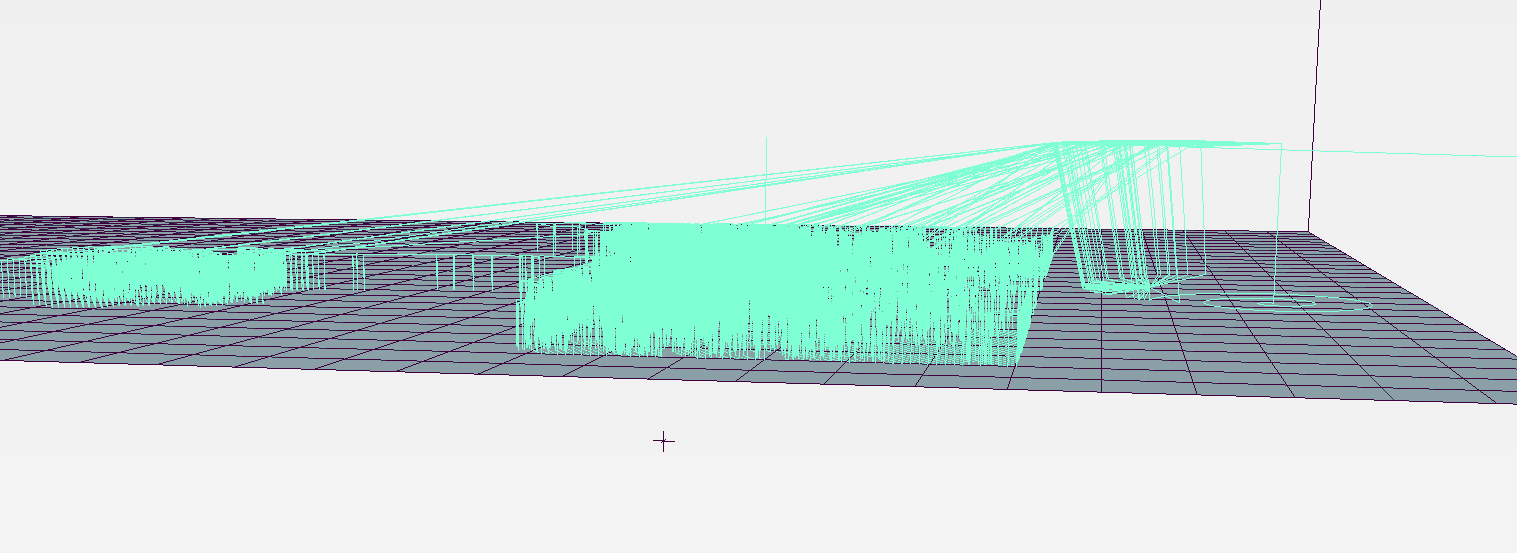
#> input picture gcode.png, 1517 x 553 px
$ python line_conce_var8_optimized.py gcode.png out.png
#> lines starting #> are read from the running program, lines starting #| are printed output that depends on the picture; after the words box and inside, x2 and y2 are one past the last pixel; in counts of white or black regions, pixels touching at a corner belong together
import math
import argparse
import random
import numpy as np
from PIL import Image
from scipy import ndimage
import time

class PathOptimizer:
    """Ultra-hitra optimizacija poti (Spatial Sort + NN)."""
    @staticmethod
    def optimize(paths, start_pos):
        num_paths = len(paths)
        if num_paths == 0: return []

        if num_paths > 5000:
            return sorted(paths, key=lambda p: (p[0][0] // 20, p[0][1] if (p[0][0] // 20) % 2 == 0 else -p[0][1]))

        optimized = []
        remaining = list(paths)
        curr = np.array(start_pos)
        while remaining:
            idx = min(range(len(remaining)), key=lambda i: math.hypot(remaining[i][0][0]-curr[0], remaining[i][0][1]-curr[1]))
            path = remaining.pop(idx)
            optimized.append(path)
            curr = np.array(path[-1])
        return optimized

class UltraPainter:
    def __init__(self, cfg):
        self.cfg = cfg
        self.gcode = []
        self.dist_since_dip = 0
        self.current_pos = (cfg['dip_x'], cfg['dip_y'])
        self.current_max_dist = random.uniform(cfg['min_dist'], cfg['max_dist'])

    def _set_speed(self, mode='travel'):
        c = self.cfg
        accel = c['accel_travel'] if mode == 'travel' else c['accel_paint']
        feed = c['feed'] if mode == 'travel' else c['feed_paint']
        self.gcode.append("M400")
        self.gcode.append(f"M204 P{accel} T{accel}")
        self.gcode.append(f"G1 F{feed}")

    def _perform_dip_and_travel(self, target_x, target_y):
        c = self.cfg
        self.gcode.append(f"\n; --- CIKEL NAMAKANJA ---")
        self.gcode.append(f"G0 Z{c['z_low']:.3f} F3000")
        self._set_speed('travel')
        ax, ay = c['dip_x'] + random.uniform(-c['dip_jitter'], c['dip_jitter']), c['dip_y'] + random.uniform(-c['dip_jitter'], c['dip_jitter'])
        self.gcode.append(f"G0 X{ax:.3f} Y{ay:.3f} Z{c['z_high']:.3f}")
        self.gcode.append(f"G1 Z{c['dip_z']:.3f} F3000")

        num_steps = int(c['dip_spiral_loops'] * 4)
        for i in range(num_steps):
            ang = i * (math.pi / 2)
            r = (i / num_steps) * c['dip_spiral_r']
            self.gcode.append(f"G1 X{ax + r*math.cos(ang):.3f} Y{ay + r*math.sin(ang):.3f} F2500")

        dx, dy = target_x - c['dip_x'], target_y - c['dip_y']
        dist = math.hypot(dx, dy)
        wx = c['dip_x'] + (dx/dist * c['wipe_r']) if dist > 0 else c['dip_x'] + c['wipe_r']
        wy = c['dip_y'] + (dy/dist * c['wipe_r']) if dist > 0 else c['dip_y']

        self.gcode.append(f"G0 Z{c['z_wipe_exit']:.3f} F3000")
        self.gcode.append(f"G0 X{wx:.3f} Y{wy:.3f}")
        self.gcode.append(f"G0 Z{c['z_high']:.3f} F3000")
        self.gcode.append(f"G0 X{target_x:.3f} Y{target_y:.3f} Z{c['z_low']:.3f}")

        self.dist_since_dip = 0
        self.current_max_dist = random.uniform(c['min_dist'], c['max_dist'])
        self.current_pos = (target_x, target_y)

    def generate(self, img_path):
#> called with img_path = 'gcode.png'
        c = self.cfg
        img = Image.open(img_path).convert('L').transpose(Image.FLIP_TOP_BOTTOM)
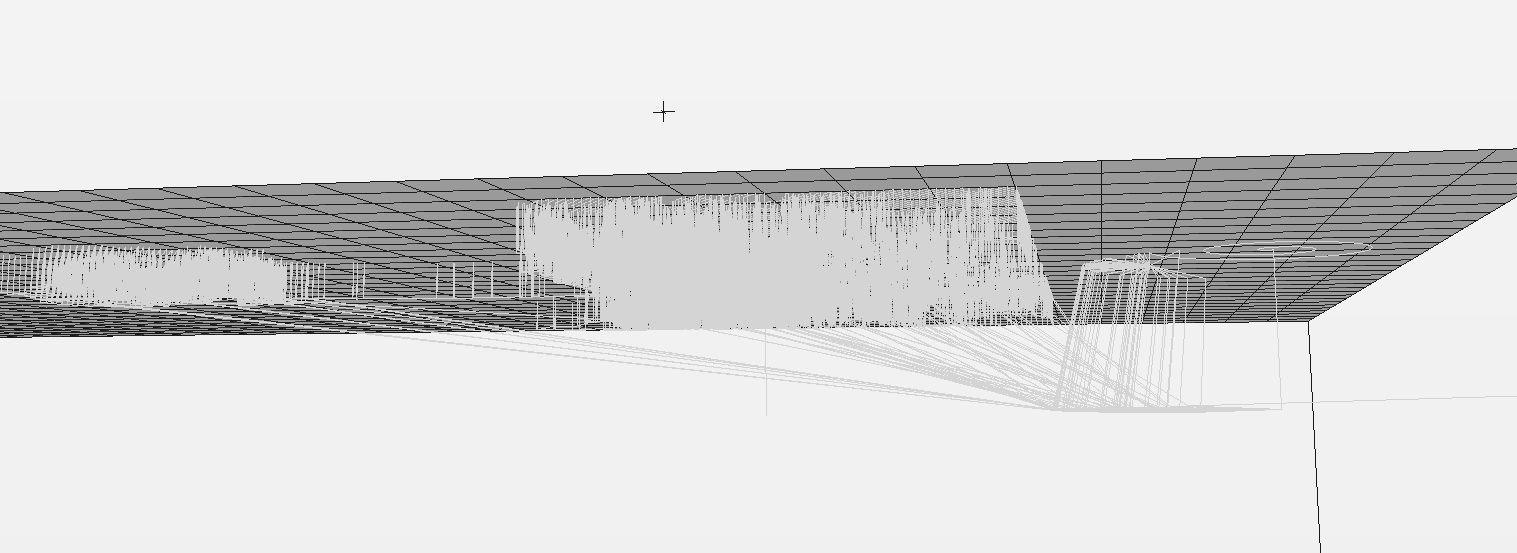
#> img: PIL image 1517x553 L; min 26, max 243, mean 218
        img = img.point(lambda p: 0 if p < 140 else 255)
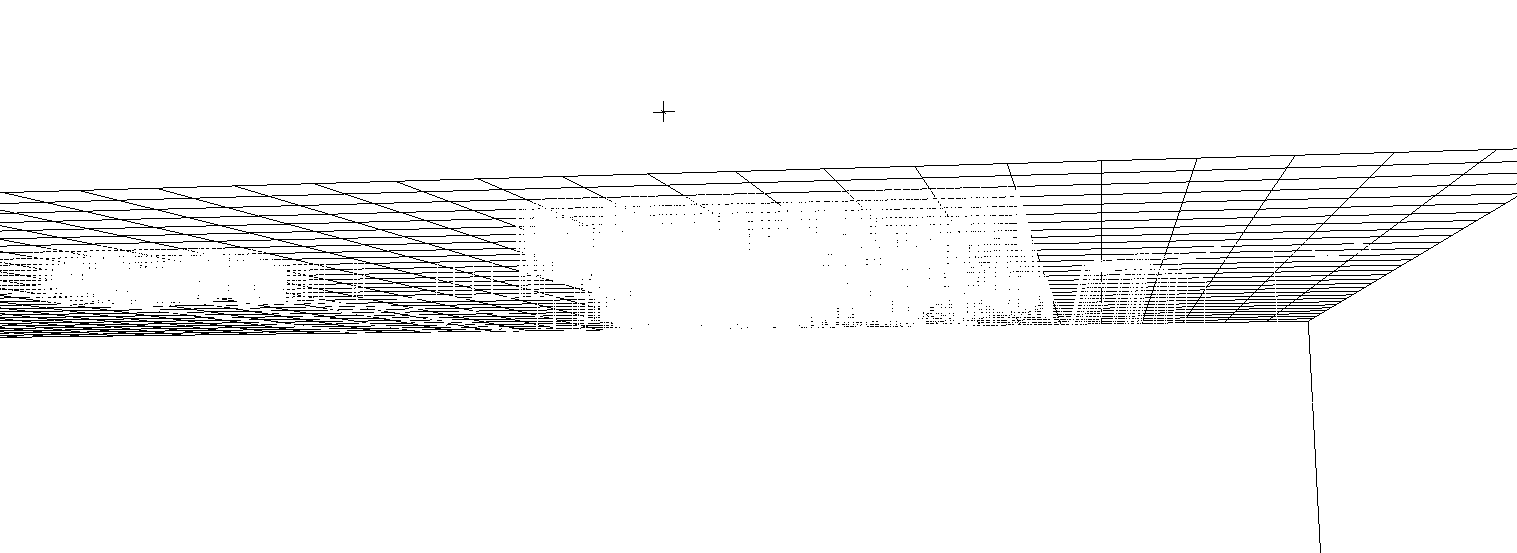
#> img: PIL image 1517x553 L; 96.2% white; black in thin lines or dots, all inside (x1, y1, x2, y2) = (0, 101, 1517, 553)

        res = 4.8
        tw, th = int(c['target_width']*res), int(c['target_width']*(img.height/img.width)*res)
#> tw = 4944; th = 1802
        img = img.resize((tw, th), Image.Resampling.NEAREST)
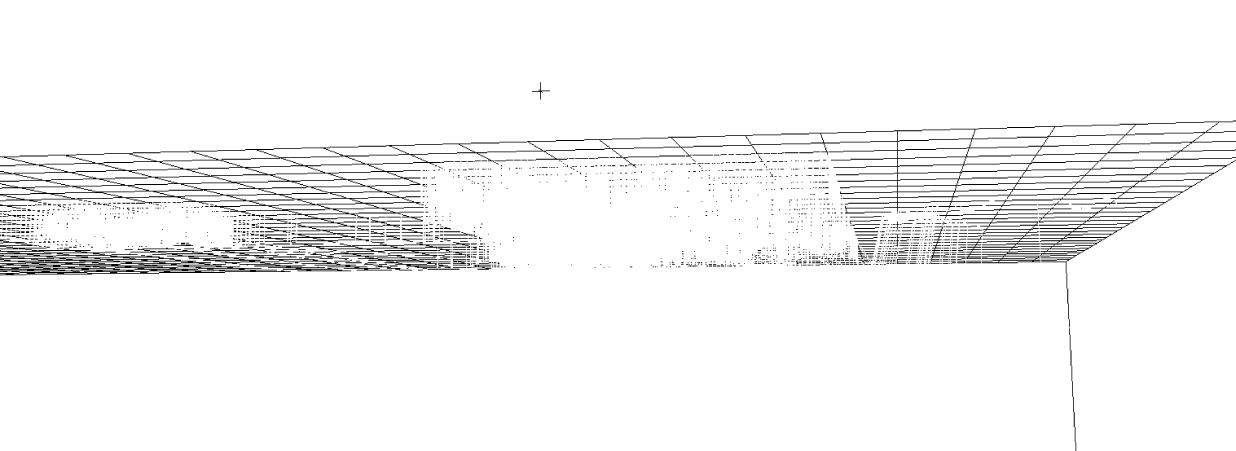
#> img: PIL image 4944x1802 L (shown at 1/4 size); 96.2% white; 1748 black regions (864 under 20 px), largest, box (x1, y1, x2, y2) and area: (0, 482, 4944, 1310) 165707, (0, 958, 1163, 1101) 41862, (3842, 847, 4162, 1053) 14984
        arr = np.array(img) < 140
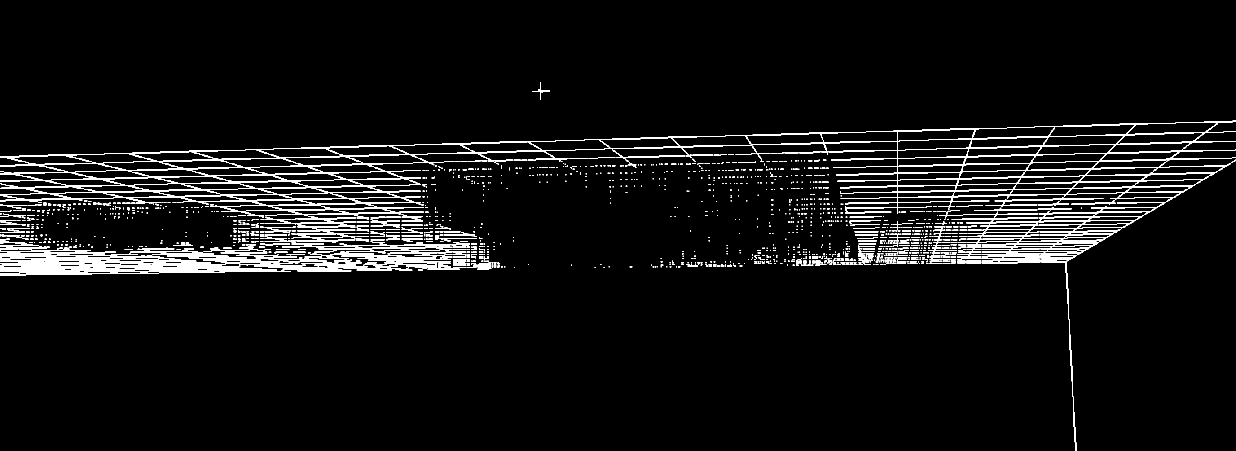
#> arr: shape (1802, 4944) bool (shown at 1/4 size); 3.8% white; 1748 white regions (864 under 20 px), largest, box (x1, y1, x2, y2) and area: (0, 482, 4944, 1310) 165707, (0, 958, 1163, 1101) 41862, (3842, 847, 4162, 1053) 14984

        raw_paths = []
        step_px = int((c['brush_w'] * (1 - c['overlap'])) * res)

        if c['infill_type'] == 'concentric':
            temp_arr = arr.copy()
            erosion_steps = max(1, step_px)
            while temp_arr.any():
                edges = temp_arr ^ ndimage.binary_erosion(temp_arr, structure=np.ones((3,3)))
                for y in range(edges.shape[0]):
                    line = []
                    for x in range(edges.shape[1]):
                        if edges[y, x]:
                            line.append((x/res + c['x_off'], y/res + c['y_off']))
                        else:
                            if len(line) > 1: raw_paths.append(line)
                            line = []
                    if len(line) > 1: raw_paths.append(line)
                temp_arr = ndimage.binary_erosion(temp_arr, iterations=erosion_steps)

        else:
            # LINES INFILL - generiraj črte s ROTIRANIM PATTERNOM
            angle_rad = math.radians(c.get('infill_angle', 0))
            cos_a = math.cos(angle_rad)
            sin_a = math.sin(angle_rad)
            h, w = arr.shape
#> h = 1802; w = 4944
            cx, cy = w / 2.0, h / 2.0
#> cx = 2472; cy = 901

            # V rotiranem koordinatnem sistemu generiraj črte
            diag = int(math.hypot(w, h)) + 10
#> diag = 5272

            for y_rot in range(-diag, diag, max(1, step_px)):
                line = []
                for x_rot in range(-diag, diag):
                    # Transform from rotated to original coordinates
                    orig_x = int(cx + x_rot * cos_a - y_rot * sin_a)
                    orig_y = int(cy + x_rot * sin_a + y_rot * cos_a)

                    # Check if inside bounds and active
                    if 0 <= orig_x < w and 0 <= orig_y < h and arr[orig_y, orig_x]:
                        # Transform back to real world coordinates
                        real_x = orig_x / res + c['x_off']
                        real_y = orig_y / res + c['y_off']
                        line.append((real_x, real_y))
                    else:
                        if len(line) > 1:
                            raw_paths.append(line)
                        line = []

                if len(line) > 1:
                    raw_paths.append(line)

        # OPTIMIZACIJA
        paths = PathOptimizer.optimize(raw_paths, (c['dip_x'], c['dip_y']))

        self.gcode = ["G90", "G21"]
        if paths:
            self._perform_dip_and_travel(paths[0][0][0], paths[0][0][1])
            for path in paths:
                # BIDIRECTIONAL (v obe smeri)
                dist_to_start = math.hypot(path[0][0] - self.current_pos[0], path[0][1] - self.current_pos[1])
                dist_to_end = math.hypot(path[-1][0] - self.current_pos[0], path[-1][1] - self.current_pos[1])
                if dist_to_end < dist_to_start: path = path[::-1]

                self._set_speed('travel')
                self.gcode.append(f"G0 X{path[0][0]:.3f} Y{path[0][1]:.3f} Z{c['z_low']:.3f}")
                self._set_speed('paint')
                self.gcode.append(f"G1 Z{c['z_paint']:.3f} F2500")
                self.current_pos = path[0]

                for i in range(1, len(path)):
                    px, py = path[i]
                    dist = math.hypot(px - self.current_pos[0], py - self.current_pos[1])
                    if (self.dist_since_dip + dist) > self.current_max_dist:
                        self.gcode.append(f"G0 Z{c['z_low']:.3f} F3000")
                        self._perform_dip_and_travel(px, py)
                        self._set_speed('paint')
                        self.gcode.append(f"G1 Z{c['z_paint']:.3f} F2500")
                    self.gcode.append(f"G1 X{px:.3f} Y{py:.3f}")
                    self.dist_since_dip += dist
                    self.current_pos = (px, py)
                self.gcode.append(f"G0 Z{c['z_low']:.3f} F3000")
#> after the loop, self.dist_since_dip = 105.6

        self.gcode.append("M400")
        self.gcode.append(f"G0 Z{c['z_high']:.3f} F3000\nM2")
        return "\n".join(self.gcode)

if __name__ == "__main__":
    parser = argparse.ArgumentParser()
    parser.add_argument("input"); parser.add_argument("output")
    args = parser.parse_args()

    config = {
        'target_width': 1030.0,
        'brush_w':      1.3,
        'overlap':      0.15,
        'infill_type':  'lines',
        'infill_angle': 90.0,    # Poljuben kot: 0, 45, 90, -45 itd.
        'min_dist':     240.0,
        'max_dist':     280.0,
        'z_paint':      0.0,
        'z_low':        2.2,
        'z_high':       31.0,
        'z_wipe_exit':  16.0,
        'x_off':        252.0,
        'y_off':        231.0,
        'dip_x':        66.0,
        'dip_y':        861.0,
        'dip_z':        0.3,
        'dip_jitter':   20.0,
        'dip_spiral_loops': 1.0,
        'dip_spiral_r': 50.0,
        'wipe_r':       70.0,
        'feed':         12000,
        'feed_paint':   400,
        'accel_travel': 12000,
        'accel_paint':  200,
    }

    painter = UltraPainter(config)
    with open(args.output, "w") as f:
        f.write(painter.generate(args.input))
